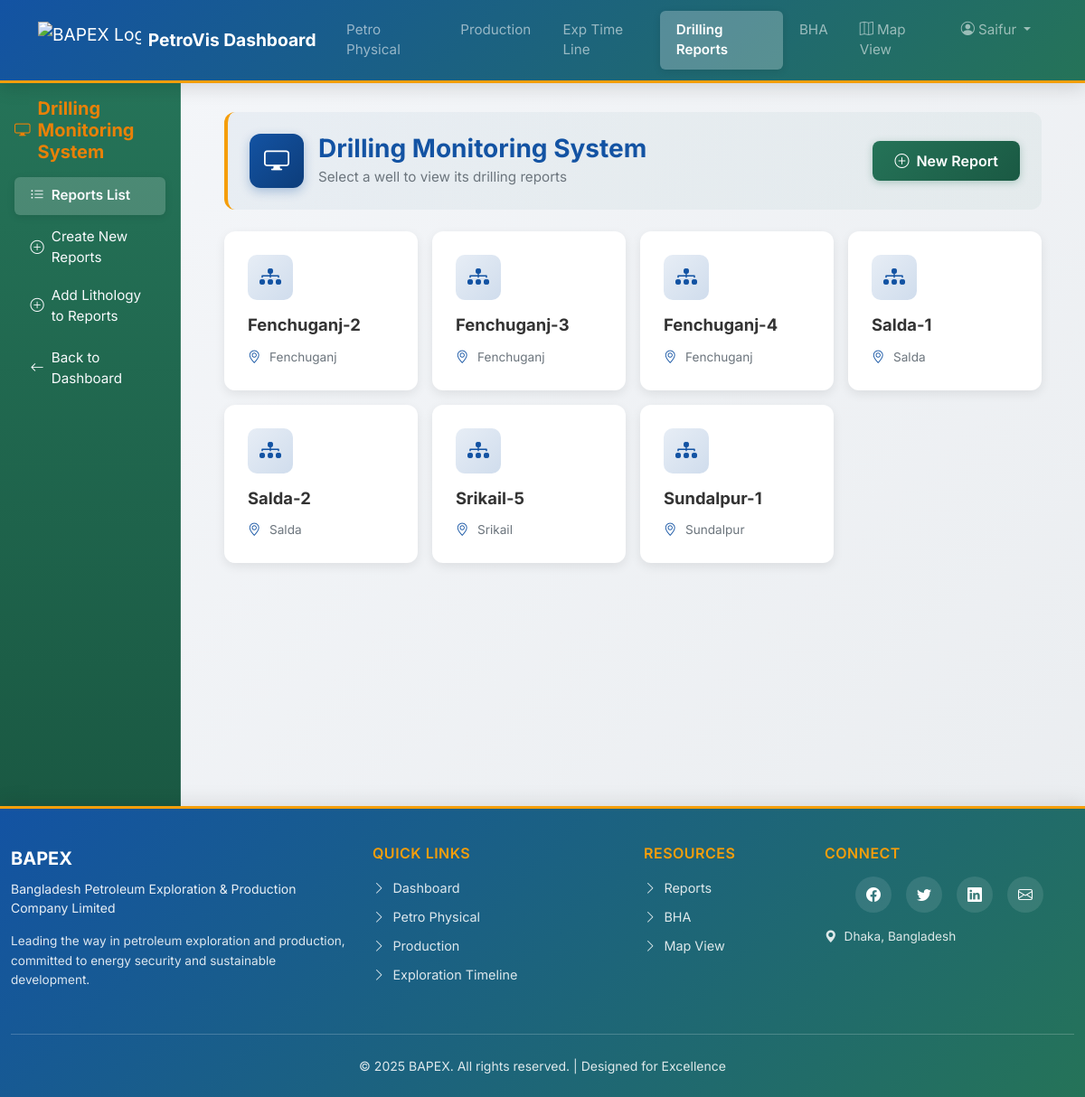
Screenshot of /drilling-reports/ (signed in) with the database file from the repository.
### plotter/models.py (models this page shows, shortened)
class Well(models.Model):
    name = models.CharField(max_length=100, unique=True)
    location = models.CharField(max_length=200, null=True, blank=True)
    type = models.CharField(max_length=200, null=True, blank=True)
    rig = models.CharField(max_length=200, null=True, blank=True)
    spud_date = models.DateField(null=True, blank=True)
    gas_field = models.ForeignKey(
        GasField,
        on_delete=models.CASCADE,
        related_name='wells'
    )

class GasField(models.Model):
    name = models.CharField(max_length=100, unique=True)
    location = models.CharField(max_length=200, null=True, blank=True)
    description = models.TextField(null=True, blank=True)
    discovery_date = models.DateField(null=True, blank=True)
    total_area = models.FloatField(null=True, blank=True, help_text="Area in square kilometers")

### plotter/views.py (the view)
# urls.py: path('drilling-reports/', views.drilling_reports_index, name='drilling_reports_index'),
@login_required
def drilling_reports_index(request):
    wells = Well.objects.all().order_by('name')
    return render(request, 'visualization/drilling_reports_index.html', {'wells': wells})

### plotter/templates/visualization/drilling_reports_index.html (shortened to what this page needs)
{% extends 'daily_reports/base_dailyr.html' %}
{% block bha_content %}
<div class="container-fluid px-4 py-3">
  <div class="row mb-4">
    <div class="col-12">
      <div class="drilling-header">
        <div class="d-flex align-items-center justify-content-between flex-wrap gap-3">
          <div class="d-flex align-items-center gap-3">
            <div class="header-icon">
              <i class="bi bi-display"></i>
            </div>
            <div>
              <h2 class="drilling-title mb-1">Drilling Monitoring System</h2>
              <p class="drilling-subtitle mb-0">Select a well to view its drilling reports</p>
            </div>
          </div>
          <div>
            {% if request.user.is_superuser %}
              <a href="{% url 'create_drilling_report' %}" class="btn btn-modern-success">
                <i class="bi bi-plus-circle me-2"></i>New Report
              </a>
            {% endif %}
          </div>
        </div>
      </div>
    </div>
  </div>
  <div class="row g-3">
    {% for well in wells %}
      <div class="col-sm-6 col-md-4 col-lg-3">
        <a href="{% url 'drilling_reports' well.id %}" class="well-card-link">
          <div class="well-card">
            <div class="well-card-icon">
              <i class="bi bi-diagram-3-fill"></i>
            </div>
            <div class="well-card-content">
              <h5 class="well-name">{{ well.name }}</h5>
              {% if well.gas_field %}
                <div class="well-detail-item">
                  <i class="bi bi-geo-alt"></i>
                  <span>{{ well.gas_field.name }}</span>
                </div>
              {% endif %}
            </div>
          </div>
        </a>
      </div>
    {% endfor %}
  </div>
</div>
{% endblock %}

### plotter/templates/base.html (shortened to what this page needs)
{% load static %}
<!DOCTYPE html>
<html lang="en">
<head>
    <link href="https://cdn.jsdelivr.net/npm/bootstrap@5.3.0/dist/css/bootstrap.min.css" rel="stylesheet">
    <link rel="stylesheet" href="https://cdn.jsdelivr.net/npm/bootstrap-icons@1.7.2/font/bootstrap-icons.css">
</head>
<body>
    <nav class="navbar navbar-expand-lg navbar-dark">
        <div class="container">
            <a class="navbar-brand d-flex align-items-center" href="{% url 'dashboard' %}">
                <img src="https://upload.wikimedia.org/wikipedia/en/f/fa/Bangladesh_Petroleum_Exploration_and_Production_Company_%28logo%29.png" alt="BAPEX Logo" height="40" class="me-2">
                <span class="fw-bold">PetroVis Dashboard</span>
            </a>
            <div class="collapse navbar-collapse" id="navbarNav">
                <ul class="navbar-nav me-auto mb-2 mb-lg-0">
                    <li class="nav-item">
                        <a class="nav-link {% if request.resolver_match.url_name == 'graph_view' %}active{% endif %}" href="{% url 'graph_view' %}">Petro Physical</a>
                    </li>
                    <li class="nav-item">
                        <a class="nav-link {% if request.resolver_match.url_name == 'production_fields' %}active{% endif %}" href="{% url 'production_fields' %}">Production</a>
                    </li>
                    <li class="nav-item">
                        <a class="nav-link {% if request.resolver_match.url_name == 'exploration_timeline' %}active{% endif %}" href="{% url 'exploration_timeline' %}">Exp Time Line</a>
                    </li>
                    <li class="nav-item">
                        <a class="nav-link {% if request.resolver_match.url_name == 'drilling_reports_index' %}active{% endif %}" href="{% url 'drilling_reports_index' %}">Drilling Reports</a>
                    </li>
                    <li class="nav-item">
                        <a class="nav-link {% if request.resolver_match.url_name == 'bha_list' %}active{% endif %}" href="{% url 'bha_list' %}">BHA</a>
                    </li>
                </ul>
                <ul class="navbar-nav">
                    <li class="nav-item">
                        <a class="nav-link" href="https://www.bogdp.gov.bd/" target="_blank">
                            <i class="bi bi-map me-1"></i>Map View
                        </a>
                    </li>
                    {% if user.is_authenticated %}
                    <li class="nav-item dropdown">
                        <a class="nav-link dropdown-toggle" href="#" id="navbarDropdown" role="button" data-bs-toggle="dropdown" aria-expanded="false">
                            <i class="bi bi-person-circle me-1"></i>{{ user.username }}
                        </a>
                    </li>
                    {% else %}
                    <li class="nav-item">
                        <a class="nav-link" href="{% url 'login' %}">
                            <i class="bi bi-box-arrow-in-right me-1"></i>Login
                        </a>
                    </li>
                    {% endif %}
                </ul>
            </div>
        </div>
    </nav>
    <div class="main-content">
        {% block content %}
        {% endblock %}
    </div>
    <footer class="footer">
        <div class="container">
            <div class="row g-4">
                <div class="col-lg-4 col-md-6">
                    <div class="footer-brand">BAPEX</div>
                    <p class="footer-tagline">Bangladesh Petroleum Exploration & Production Company Limited</p>
                    <p style="font-size: 0.85rem; opacity: 0.85; line-height: 1.6;">
                        Leading the way in petroleum exploration and production, committed to energy security and sustainable development.
                    </p>
                </div>
                <div class="col-lg-3 col-md-6">
                    <h6 class="footer-heading">Quick Links</h6>
                    <ul class="footer-links">
                        <li><a href="{% url 'dashboard' %}"><i class="bi bi-chevron-right"></i>Dashboard</a></li>
                        <li><a href="{% url 'graph_view' %}"><i class="bi bi-chevron-right"></i>Petro Physical</a></li>
                        <li><a href="{% url 'production_fields' %}"><i class="bi bi-chevron-right"></i>Production</a></li>
                        <li><a href="{% url 'exploration_timeline' %}"><i class="bi bi-chevron-right"></i>Exploration Timeline</a></li>
                    </ul>
                </div>
                <div class="col-lg-2 col-md-6">
                    <h6 class="footer-heading">Resources</h6>
                    <ul class="footer-links">
                        <li><a href="{% url 'drilling_reports_index' %}"><i class="bi bi-chevron-right"></i>Reports</a></li>
                        <li><a href="{% url 'bha_list' %}"><i class="bi bi-chevron-right"></i>BHA</a></li>
                        <li><a href="https://www.bogdp.gov.bd/" target="_blank"><i class="bi bi-chevron-right"></i>Map View</a></li>
                    </ul>
                </div>
                <div class="col-lg-3 col-md-6">
                    <h6 class="footer-heading">Connect</h6>
                    <div class="social-links">
                        <a href="#" title="Facebook" aria-label="Facebook"><i class="bi bi-facebook"></i></a>
                        <a href="#" title="Twitter" aria-label="Twitter"><i class="bi bi-twitter"></i></a>
                        <a href="#" title="LinkedIn" aria-label="LinkedIn"><i class="bi bi-linkedin"></i></a>
                        <a href="#" title="Email" aria-label="Email"><i class="bi bi-envelope"></i></a>
                    </div>
                    <p style="font-size: 0.85rem; opacity: 0.85; margin-top: 1rem;">
                        <i class="bi bi-geo-alt-fill me-2"></i>Dhaka, Bangladesh
                    </p>
                </div>
            </div>
            <div class="footer-bottom">
                <p>&copy; 2025 BAPEX. All rights reserved. | Designed for Excellence</p>
            </div>
        </div>
    </footer>
</body>
</html>

### plotter/templates/base.html (style rules this page uses)
:root { --primary-blue: #1353A3; --secondary-amber: #F59E0B; --tertiary-green: #257358; --light-gray: #f5f5f5; --dark-gray: #333333; --text-color: #212529; --muted-color: #6c757d; }
* { margin: 0; padding: 0; box-sizing: border-box; }
body { font-family: 'Inter', 'Segoe UI', 'Arial', sans-serif; min-height: 100vh; display: flex; flex-direction: column; color: var(--text-color); background: linear-gradient(135deg, #f5f7fa 0%, #e9ecef 100%); }
.navbar { background: linear-gradient(135deg, var(--primary-blue) 0%, var(--tertiary-green) 100%) !important; padding: 0.75rem 1rem; min-height: 65px; box-shadow: 0 4px 20px rgba(0,0,0,0.15); border-bottom: 3px solid var(--secondary-amber); position: sticky; top: 0; z-index: 1000; }
.navbar-brand { font-size: 1.2rem; transition: transform 0.2s; }
.nav-link { font-size: 0.95rem; padding: 0.6rem 1.1rem !important; transition: all 0.3s ease; border-radius: 6px; position: relative; }
.nav-link::before { content: ''; position: absolute; bottom: 0; left: 50%; width: 0; height: 2px; background: var(--secondary-amber); transition: all 0.3s ease; transform: translateX(-50%); }
.nav-link.active { background: rgba(255,255,255,0.25); font-weight: 600; box-shadow: 0 2px 8px rgba(0,0,0,0.1); }
.main-content { flex: 1; min-height: 0; padding: 0; width: 100%; }
.footer { background: linear-gradient(135deg, var(--primary-blue) 0%, var(--tertiary-green) 100%); color: white; padding: 2.5rem 0 1.5rem; margin-top: auto; border-top: 3px solid var(--secondary-amber); box-shadow: 0 -4px 20px rgba(0, 0, 0, 0.1); }
.footer .container { max-width: 1200px; }
.footer-brand { font-size: 1.25rem; font-weight: 700; margin-bottom: 0.5rem; color: white; }
.footer-tagline { font-size: 0.875rem; opacity: 0.9; margin-bottom: 1rem; }
.footer-links { list-style: none; padding: 0; margin: 0; }
.footer-links li { margin-bottom: 0.5rem; }
.footer-links a { color: rgba(255, 255, 255, 0.85); text-decoration: none; font-size: 0.9rem; transition: all 0.2s ease; display: inline-flex; align-items: center; }
.footer-links a i { margin-right: 0.5rem; }
.footer-heading { font-size: 1rem; font-weight: 600; margin-bottom: 1rem; color: var(--secondary-amber); text-transform: uppercase; letter-spacing: 0.5px; }
.footer-bottom { margin-top: 2rem; padding-top: 1.5rem; border-top: 1px solid rgba(255, 255, 255, 0.2); text-align: center; }
.footer-bottom p { margin: 0; font-size: 0.875rem; opacity: 0.85; }
.social-links { display: flex; gap: 1rem; justify-content: center; margin-bottom: 1rem; }
.social-links a { display: inline-flex; align-items: center; justify-content: center; width: 40px; height: 40px; background: rgba(255, 255, 255, 0.1); border-radius: 50%; color: white; text-decoration: none; transition: all 0.3s ease; }

### rows the page displays
Well: name "Fenchuganj-2", gas_field.name "Fenchuganj"
Well: name "Fenchuganj-3", gas_field.name "Fenchuganj"
Well: name "Fenchuganj-4", gas_field.name "Fenchuganj"
Well: name "Salda-1", gas_field.name "Salda"
Well: name "Salda-2", gas_field.name "Salda"
Well: name "Srikail-5", gas_field.name "Srikail"
Well: name "Sundalpur-1", gas_field.name "Sundalpur"

### other values shown
{{ user.username }} "Saifur"
